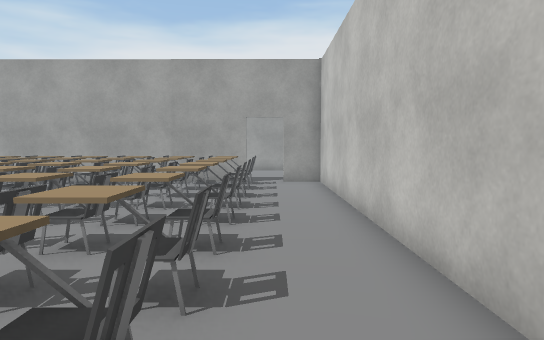
[1] (above)

17 first-person views from a walk through a 3-D level made in the Unity game engine. The camera is 1.3 m above the floor, tilts 4° down and sees 75° across. Doors are open. The floor is counted in squares, 1 m on a side. Each view is taken from the middle of a square. On the plan, view 1 faces up. The plan holds only what a view shows up to about 15 squares ahead; the rest is blank. The place goes on beyond the plan. Some surface patterns are stand-ins.

[2]
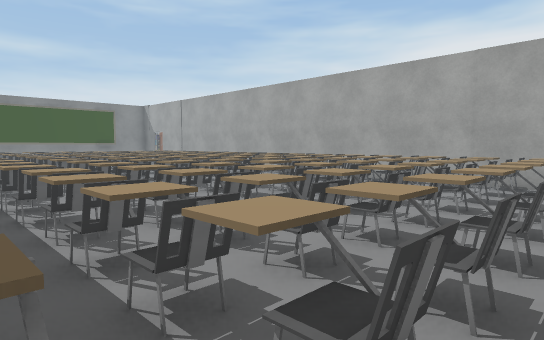

[3]
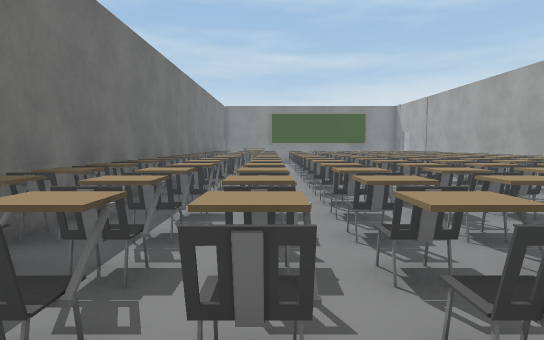

[4]
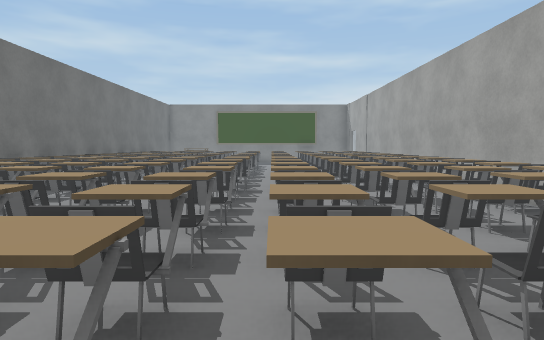

[5]
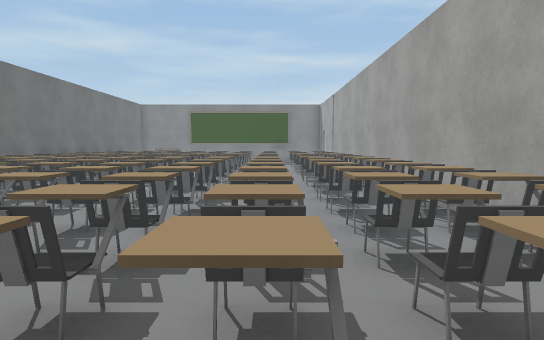

[6]
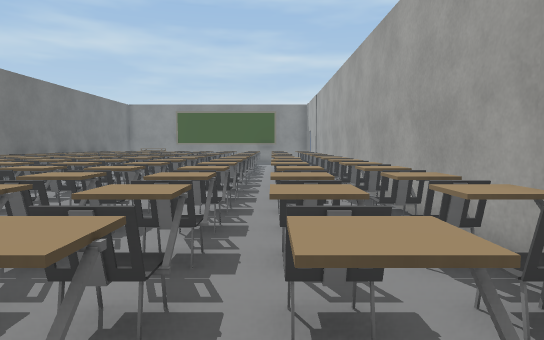

[7]
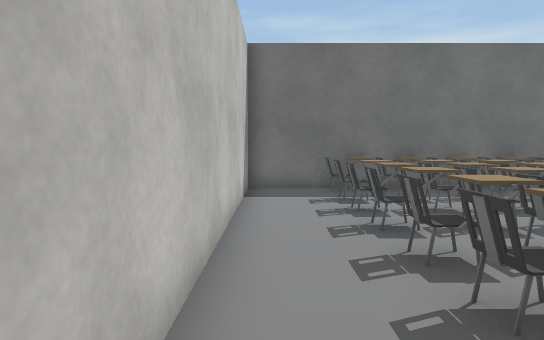

[8]
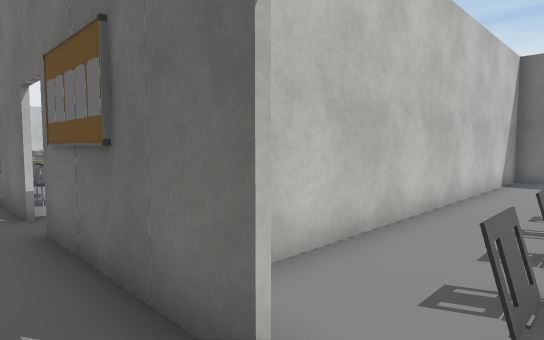

[9]
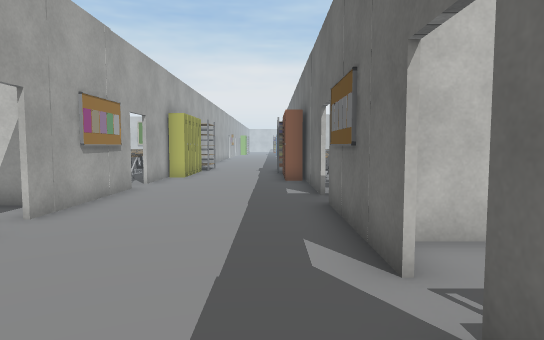

[10]
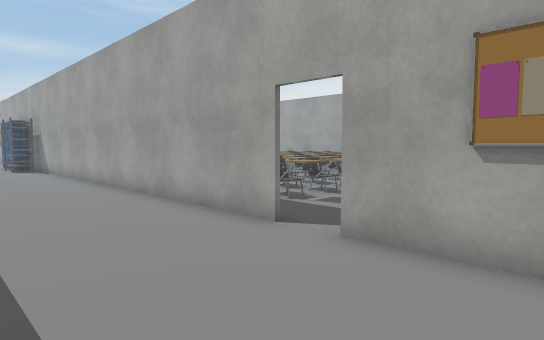

[11]
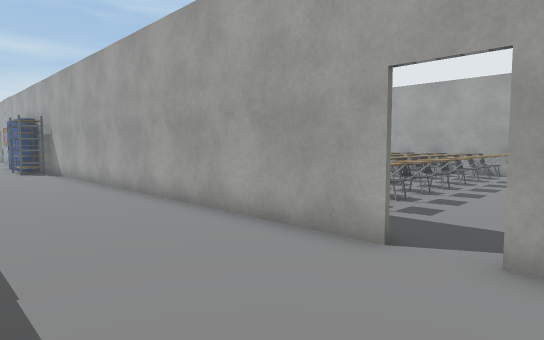

[12]
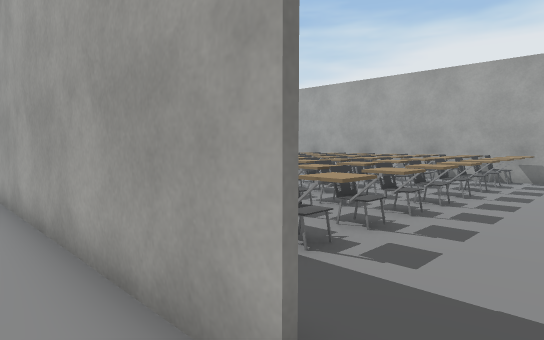

[13]
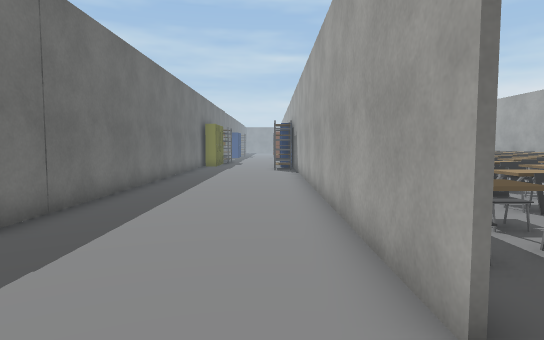

[14]
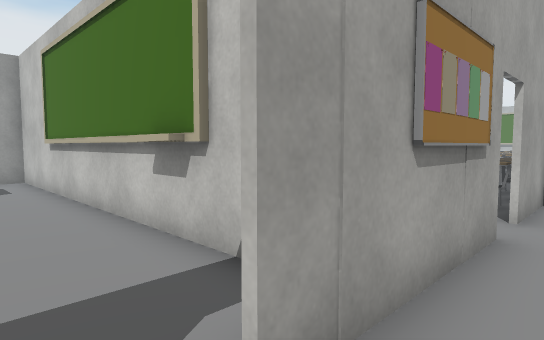

[15]
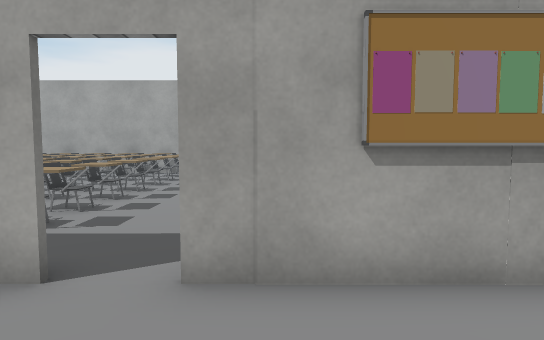

[16]
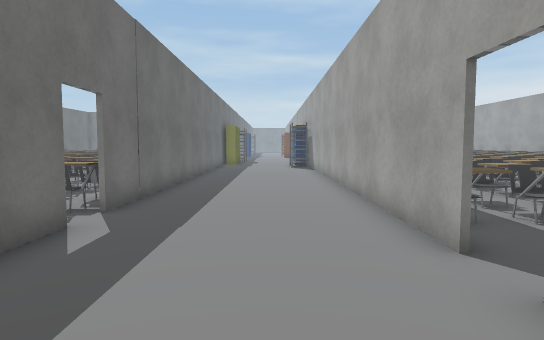

[17]
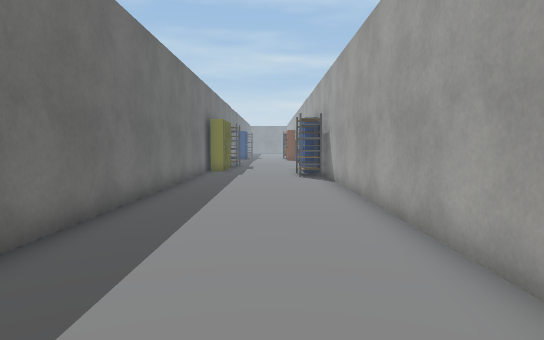

### Floor plan
Key: @ floor where view 1 was taken; # wall or solid block; . main floor; : floor 0.5 m higher than the main floor; D open door; C chair; L locker; R rack; O other object.
Columns run from 15 left of view 1 to 11 right of it. Each row starts with its distance up from view 1.
 32            ######
 31            OOOOCC  #
 30          OOOO.OCC  #
 29          OOO..OCC  #
 28      O   OOOOOOCC  #
 27      OOOO  OOOCCC..#
 26       OOO  OOOCCC..#
 25         OOOOCCCCC..#
 24         OOOOOOCCC..#
 23          OOOOOCCC..#
 22            OCCCCC..#
 21              .CCC..#
 20               CCC.. #
 19                CC   #   OOC
 18 R..............##DD####DD#L
 17 R..........................
 16 ...........................
 15 ...........................
 14 ...........................
 13 ##############DD####DD###LO
 12 OO OC CC CC#C#C..#    C OO
 11  OOO..CCC.CCC....#
 10  O...C....C...C..#
  9 OOOOC:CCOCCOCCC..#
  8 OOOOCCCCCCCCCCC..#
  7  ................#
  6  OOO.CCCOOCOC.C..#
  5 OOOOCCCCCCCCCCC..#
  4   ...............#
  3 OO OCOCCOCCOCCC..#
  2  OOO..CCC.CCC....#
  1  O...C....C...C..#
  0 OOOOCCCCCCCCCCC@.#
 -1 ##################

Positions as (right, up) in squares from view 1, and headings:
1: (0, 0), facing up
2: (0, 0), facing up-left
3: (1, 3), facing left
4: (0, 7), facing left
5: (0, 9), facing left
6: (0, 10), facing left
7: (1, 10), facing down
8: (-1, 14), facing down-right
9: (-3, 14), facing right
10: (6, 14), facing up-left
11: (4, 14), facing up-left
12: (3, 17), facing up-left
13: (4, 17), facing left
14: (2, 17), facing up-right
15: (4, 15), facing up
16: (6, 16), facing left
17: (0, 16), facing left
